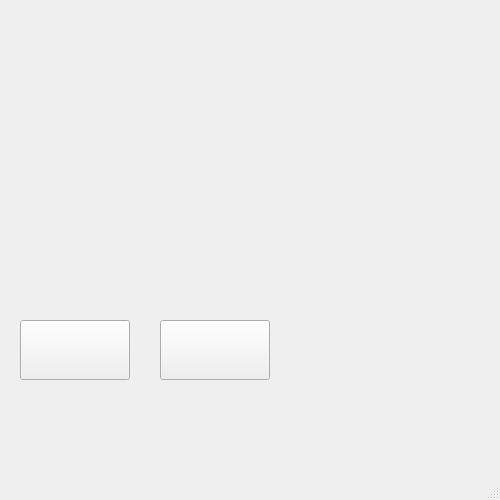
<?xml version="1.0" encoding="UTF-8"?>
<ui version="4.0">
 <class>Win</class>
 <widget class="QMainWindow" name="Win">
  <property name="geometry">
   <rect>
    <x>0</x>
    <y>0</y>
    <width>500</width>
    <height>500</height>
   </rect>
  </property>
  <property name="windowTitle">
   <string>MainWindow</string>
  </property>
  <widget class="QWidget" name="centralwidget">
   <widget class="QLabel" name="label">
    <property name="geometry">
     <rect>
      <x>0</x>
      <y>0</y>
      <width>500</width>
      <height>500</height>
     </rect>
    </property>
    <property name="sizePolicy">
     <sizepolicy hsizetype="Preferred" vsizetype="Preferred">
      <horstretch>0</horstretch>
      <verstretch>0</verstretch>
     </sizepolicy>
    </property>
    <property name="font">
     <font>
      <family>Cataneo BT</family>
      <pointsize>80</pointsize>
     </font>
    </property>
    <property name="text">
     <string/>
    </property>
    <property name="pixmap">
     <pixmap resource="picture.qrc">:/win.jpg</pixmap>
    </property>
    <property name="alignment">
     <set>Qt::AlignCenter</set>
    </property>
   </widget>
   <widget class="QPushButton" name="pushButton_3">
    <property name="geometry">
     <rect>
      <x>20</x>
      <y>320</y>
      <width>110</width>
      <height>60</height>
     </rect>
    </property>
    <property name="font">
     <font>
      <family>Victorian LET</family>
      <pointsize>33</pointsize>
     </font>
    </property>
    <property name="cursor">
     <cursorShape>PointingHandCursor</cursorShape>
    </property>
    <property name="text">
     <string/>
    </property>
    <property name="icon">
     <iconset resource="picture.qrc">
      <normaloff>:/win_restart.png</normaloff>:/win_restart.png</iconset>
    </property>
    <property name="iconSize">
     <size>
      <width>110</width>
      <height>60</height>
     </size>
    </property>
   </widget>
   <widget class="QPushButton" name="pushButton_4">
    <property name="geometry">
     <rect>
      <x>160</x>
      <y>320</y>
      <width>110</width>
      <height>60</height>
     </rect>
    </property>
    <property name="font">
     <font>
      <family>Victorian LET</family>
      <pointsize>33</pointsize>
     </font>
    </property>
    <property name="cursor">
     <cursorShape>PointingHandCursor</cursorShape>
    </property>
    <property name="text">
     <string/>
    </property>
    <property name="icon">
     <iconset resource="picture.qrc">
      <normaloff>:/win_exit.png</normaloff>:/win_exit.png</iconset>
    </property>
    <property name="iconSize">
     <size>
      <width>110</width>
      <height>60</height>
     </size>
    </property>
   </widget>
  </widget>
  <widget class="QMenuBar" name="menubar">
   <property name="geometry">
    <rect>
     <x>0</x>
     <y>0</y>
     <width>500</width>
     <height>21</height>
    </rect>
   </property>
  </widget>
  <widget class="QStatusBar" name="statusbar"/>
 </widget>
 <resources>
  <include location="picture.qrc"/>
 </resources>
 <connections/>
</ui>
